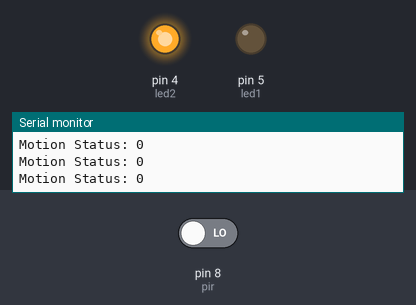
A sketch run on a simulated Arduino Uno, built with avr-gcc and run on an emulated ATmega328P. On the bench: output pins drawn as LEDs (lit = HIGH), the last lines printed to the serial monitor. The inputs (shaded band) are chosen by the test bench; at power-on: pin 8 (pir) LOW.

Above: at 1.2 s.
1.3 s: pin 8 (pir) driven HIGH
At 2.5 s:
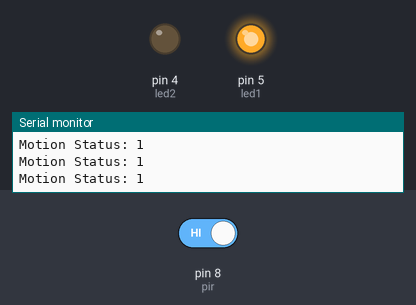
2.8 s: pin 8 (pir) driven LOW
At 3.7 s:
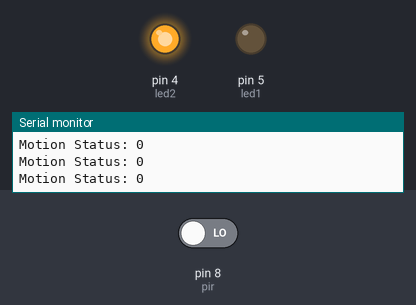
Timing chart, 0 to 5.8 s (numbered marks = the images above; inputs shaded):
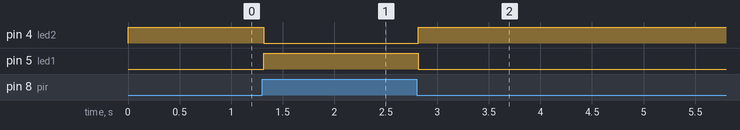

The sketch:

2LED_BLINK_USING_PRI.ino
```cpp
 #define pir 8
#define led1 5
#define led2 4

void setup() {
  Serial.begin(9600);

  pinMode(pir, INPUT);
  pinMode(led1, OUTPUT);
  pinMode(led2, OUTPUT);
}

void loop() {

  bool x = digitalRead(pir);

  if (x == 1) {

    digitalWrite(led1, HIGH);
    digitalWrite(led2, LOW);

  }
  else {

    digitalWrite(led1, LOW);
    digitalWrite(led2, HIGH);

  }

  Serial.print("Motion Status: ");
  Serial.println(x);
}
```

Measured:
- after the input at 1.3 s, pin 4 (led2): HIGH → LOW at once; pin 5 (led1): LOW → HIGH at once
- after the input at 2.8 s, pin 4 (led2): LOW → HIGH at once; pin 5 (led1): HIGH → LOW at once
